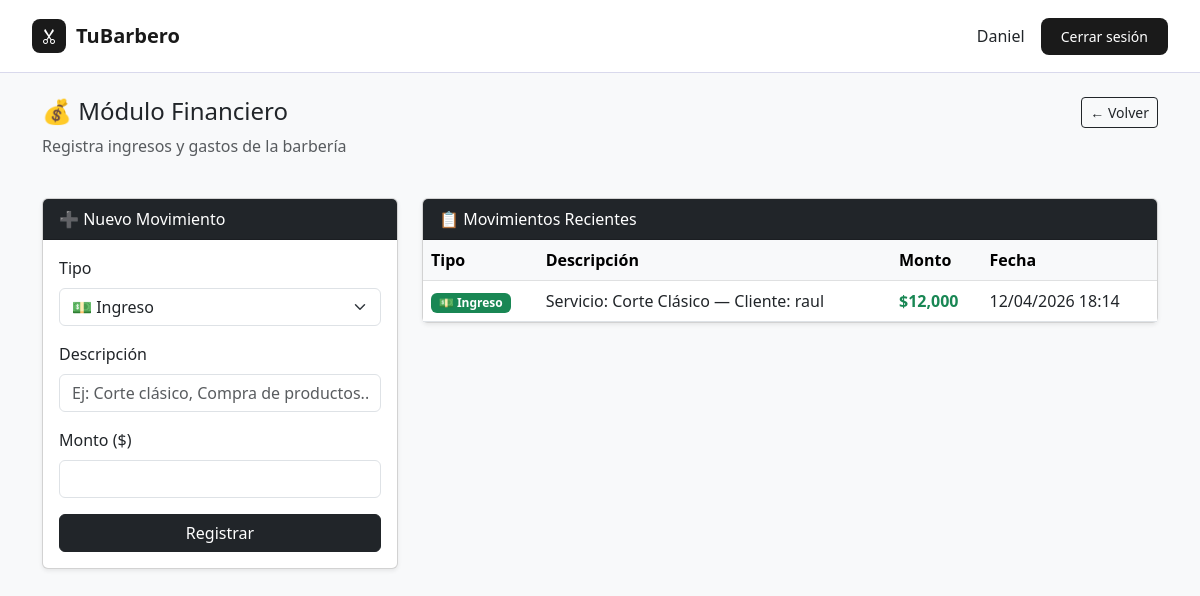
The app's page /barbero/finanzas (signed in) with its own data.
### app/models/usuario.py (models this page shows)
class Usuario(Base):
    __tablename__ = "usuarios"
    id       = Column(Integer, primary_key=True, index=True)
    nombre   = Column(String(100), nullable=False)
    email    = Column(String(100), unique=True, nullable=False)
    telefono = Column(String(20))
    password = Column(String(255), nullable=False)  # siempre encriptada
    rol      = Column(Enum(RolUsuario), nullable=False)
    activo   = Column(Boolean, default=True)
    horario  = relationship("HorarioBarbero", back_populates="barbero", uselist=False)

### app/models/finanzas.py (models this page shows)
class Movimiento(Base):
    __tablename__ = "movimientos"
    id          = Column(Integer, primary_key=True, index=True)
    tipo        = Column(Enum(TipoMovimiento), nullable=False)
    descripcion = Column(String(200))
    monto       = Column(Float, nullable=False)
    fecha       = Column(DateTime, default=datetime.utcnow)
    cita_id     = Column(Integer, ForeignKey("citas.id"), nullable=True)

### app/routers/finanzas.py (the view)
@router.get("/barbero/finanzas", response_class=HTMLResponse)
def finanzas_page(request: Request, db: Session = Depends(get_db),
                  usuario: Usuario = Depends(solo_barbero)):
    movimientos = FinanzaService.obtener_movimientos(db)
    return templates.TemplateResponse(request, "barbero/finanzas.html",
                                      {"usuario": usuario, "movimientos": movimientos})

### app/templates/barbero/finanzas.html (shortened to what this page needs)
{% extends "base.html" %}
{% block content %}
<div class="row mb-4">
    <div class="col">
        <h4>💰 Módulo Financiero</h4>
        <p class="text-muted">Registra ingresos y gastos de la barbería</p>
    </div>
    <div class="col text-end">
        <a href="/barbero/dashboard" class="btn btn-outline-dark btn-sm">← Volver</a>
    </div>
</div>
<div class="row">
    <div class="col-md-4">
        <div class="card shadow-sm mb-4">
            <div class="card-header bg-dark text-white">➕ Nuevo Movimiento</div>
            <div class="card-body">
                <form method="POST" action="/barbero/finanzas">
                    <div class="mb-3">
                        <label class="form-label">Tipo</label>
                        <select name="tipo" class="form-select" required>
                            <option value="ingreso">💵 Ingreso</option>
                        </select>
                    </div>
                    <div class="mb-3">
                        <label class="form-label">Descripción</label>
                        <input type="text" name="descripcion" class="form-control"
                               placeholder="Ej: Corte clásico, Compra de productos..." required>
                    </div>
                    <div class="mb-3">
                        <label class="form-label">Monto ($)</label>
                        <input type="number" name="monto" class="form-control"
                               min="1" step="1" required>
                    </div>
                    <button type="submit" class="btn btn-dark w-100">Registrar</button>
                </form>
            </div>
        </div>
    </div>
    <div class="col-md-8">
        <div class="card shadow-sm mb-4">
            <div class="card-header bg-dark text-white">📋 Movimientos Recientes</div>
            <div class="card-body p-0">
                {% if movimientos %}
                <div class="table-responsive">
                    <table class="table table-hover mb-0">
                        <thead class="table-light">
                            <tr>
                                <th>Tipo</th>
                                <th>Descripción</th>
                                <th>Monto</th>
                                <th>Fecha</th>
                            </tr>
                        </thead>
                        <tbody>
                            {% for m in movimientos %}
                            <tr>
                                <td>
                                    {% if m.tipo == "ingreso" %}
                                    <span class="badge bg-success">💵 Ingreso</span>
                                    {% else %}
                                    <span class="badge bg-danger">💸 Gasto</span>
                                    {% endif %}
                                </td>
                                <td>{{ m.descripcion }}</td>
                                <td class="{{ 'text-success fw-bold' if m.tipo == 'ingreso' else 'text-danger fw-bold' }}">
                                    ${{ "{:,.0f}".format(m.monto) }}
                                </td>
                                <td>{{ m.fecha.strftime("%d/%m/%Y %H:%M") }}</td>
                            </tr>
                            {% endfor %}
                        </tbody>
                    </table>
                </div>
                {% else %}
                <p class="text-muted text-center py-4">No hay movimientos registrados aún.</p>
                {% endif %}
            </div>
        </div>
    </div>
</div>
{% endblock %}

### app/templates/base.html (shortened to what this page needs)
<!DOCTYPE html>
<html lang="es">
<head>
    <link href="https://cdn.jsdelivr.net/npm/bootstrap@5.3.0/dist/css/bootstrap.min.css" rel="stylesheet">
    <link href="https://cdn.jsdelivr.net/npm/bootstrap-icons@1.10.0/font/bootstrap-icons.css" rel="stylesheet">
    <link rel="stylesheet" href="../../static/css/style.css">
</head>
<body class="bg-light">
    <nav class="navbar navbar-expand-lg">
        <a class="navbar-brand" href="/">
            <div class="logo-icon"><i class="bi bi-scissors"></i></div>
            TuBarbero
        </a>
        <div class="collapse navbar-collapse justify-content-end gap-3" id="navMenu">
            {% if usuario %}
            <div class="d-flex align-items-center gap-3">
                <span class="text-dark">{{ usuario.nombre }}</span>
                <a href="/auth/logout" class="btn btn-dark-custom">Cerrar sesión</a>
            </div>
            {% endif %}
        </div>
    </nav>
    <div class="container py-4 ">
        {% block content %}{% endblock %}
    </div>
</body>
</html>

### static/css/style.css (style rules this page uses)
:root { --indigo: #4f46e5; --indigo-light: #eef2ff; }
body { font-family: 'Segoe UI', sans-serif; }
.navbar { border-bottom: 1px solid #c8c8e4b0; background: #fff; padding: 14px 32px; }
.navbar-brand { font-weight: 600; font-size: 20px; color: #1a1a1a; display: flex; align-items: center; gap: 10px; }
.logo-icon { width: 34px; height: 34px; background: #1a1a1a; border-radius: 8px; display: flex; align-items: center; justify-content: center; }
.logo-icon i { color: #fff; font-size: 16px; }
.btn-dark-custom { background: #1a1a1a; color: #fff; border-radius: 8px; padding: 8px 20px; font-size: 14px; border: none; }

### records on screen
Usuario: nombre "Daniel"
Movimiento: tipo "💵 Ingreso", descripcion "Servicio: Corte Clásico — Cliente: raul", monto "12,000", fecha "12/04/2026 18:14"
